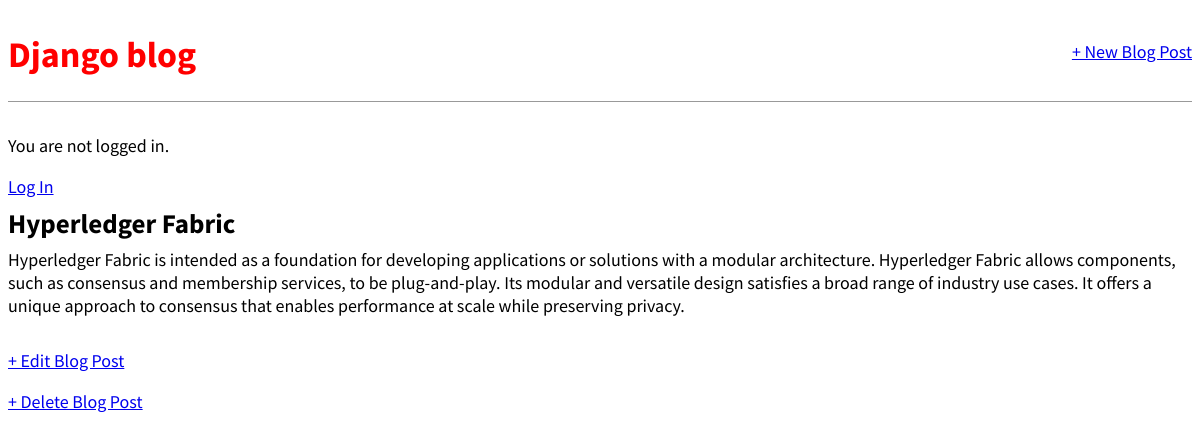
The app's page /post/2/ with its own data.
### blog/models.py (models this page shows, shortened)
class Post(models.Model):
    title = models.CharField(max_length=200)
    author = models.ForeignKey(
        'auth.User',
        on_delete=models.CASCADE,
    )
    body = models.TextField()

### blog/views.py (the view)
# urls.py: path('post/<int:pk>/', BlogDetailView.as_view(), name='post_detail'),
class BlogDetailView(DetailView):
    model = Post
    template_name = 'post_detail.html'

### templates/post_detail.html
{% extends 'base.html' %}
{% block content %}
<div class="post-entry">
  <h2>{{ post.title }}</h2>
  <p>{{ post.body }}</p>
</div>
<p><a href="{% url 'post_edit' post.pk %}">+ Edit Blog Post</a></p>
<p><a href="{% url 'post_delete' post.pk %}">+ Delete Blog Post</a></p>
{% endblock content %}

### static/css/base.css (style rules this page uses)
body { font-family: 'Source Sans Pro', sans-serif; font-size: 18px; }
.post-entry { margin-bottom: 2rem; }
.post-entry h2 { margin: 0.5rem 0; }
.post-entry p { margin: 0; font-weight: 400; }

### records on screen
Post: title "Hyperledger Fabric", body "Hyperledger Fabric is intended as a foundation for developing applications or solutions with a modular architecture. Hyperledger Fabric allows components, such as consensus and membership services, to be plug-and-play. Its modular and versatile design satisfies a broad range of industry use cases. It offers a unique approach to consensus that enables performance at scale while preserving privacy."
